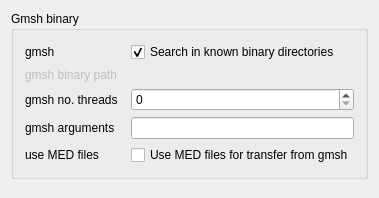
<?xml version="1.0" encoding="UTF-8"?>
<ui version="4.0">
 <class>FemGui::DlgSettingsFemGmshImp</class>
 <widget class="QWidget" name="FemGui::DlgSettingsFemGmshImp">
  <property name="geometry">
   <rect>
    <x>0</x>
    <y>0</y>
    <width>379</width>
    <height>198</height>
   </rect>
  </property>
  <property name="windowTitle">
   <string>Gmsh</string>
  </property>
  <layout class="QVBoxLayout" name="verticalLayout">
   <item>
    <layout class="QVBoxLayout" name="verticalLayout_2">
     <item>
      <widget class="QGroupBox" name="gb_gmsh_param">
       <property name="sizePolicy">
        <sizepolicy hsizetype="Preferred" vsizetype="Preferred">
         <horstretch>0</horstretch>
         <verstretch>0</verstretch>
        </sizepolicy>
       </property>
       <property name="layoutDirection">
        <enum>Qt::LeftToRight</enum>
       </property>
       <property name="title">
        <string>Gmsh binary</string>
       </property>
       <property name="alignment">
        <set>Qt::AlignLeading|Qt::AlignLeft|Qt::AlignTop</set>
       </property>
       <layout class="QHBoxLayout" name="horizontalLayout">
        <property name="sizeConstraint">
         <enum>QLayout::SetNoConstraint</enum>
        </property>
        <item>
         <layout class="QGridLayout" name="gl_01">
          <item row="0" column="2">
           <widget class="Gui::PrefCheckBox" name="cb_gmsh_binary_std">
            <property name="text">
             <string>Search in known binary directories</string>
            </property>
            <property name="checked">
             <bool>true</bool>
            </property>
            <property name="prefEntry" stdset="0">
             <cstring>UseStandardGmshLocation</cstring>
            </property>
            <property name="prefPath" stdset="0">
             <cstring>Mod/Fem/Gmsh</cstring>
            </property>
           </widget>
          </item>
          <item row="0" column="0">
           <widget class="QLabel" name="l_gmsh_binary_std">
            <property name="text">
             <string>gmsh</string>
            </property>
           </widget>
          </item>
          <item row="2" column="0">
           <widget class="QLabel" name="l_gmsh_binary_path">
            <property name="enabled">
             <bool>false</bool>
            </property>
            <property name="minimumSize">
             <size>
              <width>100</width>
              <height>0</height>
             </size>
            </property>
            <property name="text">
             <string>gmsh binary path</string>
            </property>
           </widget>
          </item>
          <item row="2" column="2">
           <widget class="Gui::PrefFileChooser" name="fc_gmsh_binary_path">
            <property name="enabled">
             <bool>false</bool>
            </property>
            <property name="sizePolicy">
             <sizepolicy hsizetype="Preferred" vsizetype="Preferred">
              <horstretch>0</horstretch>
              <verstretch>0</verstretch>
             </sizepolicy>
            </property>
            <property name="minimumSize">
             <size>
              <width>0</width>
              <height>0</height>
             </size>
            </property>
            <property name="sizeIncrement">
             <size>
              <width>0</width>
              <height>0</height>
             </size>
            </property>
            <property name="baseSize">
             <size>
              <width>0</width>
              <height>0</height>
             </size>
            </property>
            <property name="toolTip">
             <string>Leave blank to use default gmsh binary file</string>
            </property>
            <property name="prefEntry" stdset="0">
             <cstring>gmshBinaryPath</cstring>
            </property>
            <property name="prefPath" stdset="0">
             <cstring>Mod/Fem/Gmsh</cstring>
            </property>
           </widget>
          </item>
          <item row="4" column="2">
           <widget class="Gui::PrefLineEdit" name="le_gmsh_binary_args">
            <property name="toolTip">
             <string>Additional arguments to gmsh binary</string>
            </property>
           </widget>
          </item>
          <item row="3" column="2">
           <widget class="Gui::PrefSpinBox" name="sb_gmsh_binary_nt">
            <property name="toolTip">
             <string>0 for automatically, &gt;0 for fixed number, uses -nt argument to gmsh</string>
            </property>
           </widget>
          </item>
          <item row="3" column="0">
           <widget class="QLabel" name="l_gmsh_binary_nt">
            <property name="text">
             <string>gmsh no. threads</string>
            </property>
           </widget>
          </item>
          <item row="4" column="0">
           <widget class="QLabel" name="l_gmsh_binary_args">
            <property name="text">
             <string>gmsh arguments</string>
            </property>
           </widget>
          </item>
          <item row="5" column="0">
           <widget class="QLabel" name="l_gmsh_use_med">
            <property name="text">
             <string>use MED files</string>
            </property>
           </widget>
          </item>
          <item row="5" column="2">
           <widget class="Gui::PrefCheckBox" name="cb_gmsh_use_med">
            <property name="toolTip">
             <string>Use MED files instead of UNV</string>
            </property>
            <property name="text">
             <string>Use MED files for transfer from gmsh</string>
            </property>
           </widget>
          </item>
         </layout>
        </item>
       </layout>
      </widget>
     </item>
    </layout>
   </item>
   <item>
    <spacer name="verticalSpacer">
     <property name="orientation">
      <enum>Qt::Vertical</enum>
     </property>
     <property name="sizeHint" stdset="0">
      <size>
       <width>20</width>
       <height>40</height>
      </size>
     </property>
    </spacer>
   </item>
  </layout>
 </widget>
 <layoutdefault spacing="6" margin="11"/>
 <customwidgets>
  <customwidget>
   <class>Gui::PrefCheckBox</class>
   <extends>QCheckBox</extends>
   <header>Gui/PrefWidgets.h</header>
  </customwidget>
  <customwidget>
   <class>Gui::FileChooser</class>
   <extends>QWidget</extends>
   <header>Gui/FileDialog.h</header>
  </customwidget>
  <customwidget>
   <class>Gui::PrefFileChooser</class>
   <extends>Gui::FileChooser</extends>
   <header>Gui/PrefWidgets.h</header>
  </customwidget>
  <customwidget>
   <class>Gui::PrefSpinBox</class>
   <extends>QSpinBox</extends>
   <header>Gui/PrefWidgets.h</header>
  </customwidget>
  <customwidget>
   <class>Gui::PrefLineEdit</class>
   <extends>QLineEdit</extends>
   <header>Gui/PrefWidgets.h</header>
  </customwidget>
 </customwidgets>
 <resources>
  <include location="Resources/Fem.qrc"/>
 </resources>
 <connections>
  <connection>
   <sender>cb_gmsh_binary_std</sender>
   <signal>toggled(bool)</signal>
   <receiver>l_gmsh_binary_path</receiver>
   <slot>setEnabled(bool)</slot>
   <hints>
    <hint type="sourcelabel">
     <x>406</x>
     <y>45</y>
    </hint>
    <hint type="destinationlabel">
     <x>148</x>
     <y>68</y>
    </hint>
   </hints>
  </connection>
  <connection>
   <sender>cb_gmsh_binary_std</sender>
   <signal>toggled(bool)</signal>
   <receiver>fc_gmsh_binary_path</receiver>
   <slot>setEnabled(bool)</slot>
   <hints>
    <hint type="sourcelabel">
     <x>406</x>
     <y>45</y>
    </hint>
    <hint type="destinationlabel">
     <x>406</x>
     <y>68</y>
    </hint>
   </hints>
  </connection>
  <connection>
   <sender>cb_gmsh_binary_std</sender>
   <signal>toggled(bool)</signal>
   <receiver>l_gmsh_binary_path</receiver>
   <slot>setDisabled(bool)</slot>
   <hints>
    <hint type="sourcelabel">
     <x>406</x>
     <y>45</y>
    </hint>
    <hint type="destinationlabel">
     <x>148</x>
     <y>68</y>
    </hint>
   </hints>
  </connection>
  <connection>
   <sender>cb_gmsh_binary_std</sender>
   <signal>toggled(bool)</signal>
   <receiver>fc_gmsh_binary_path</receiver>
   <slot>setDisabled(bool)</slot>
   <hints>
    <hint type="sourcelabel">
     <x>406</x>
     <y>45</y>
    </hint>
    <hint type="destinationlabel">
     <x>406</x>
     <y>68</y>
    </hint>
   </hints>
  </connection>
 </connections>
</ui>
